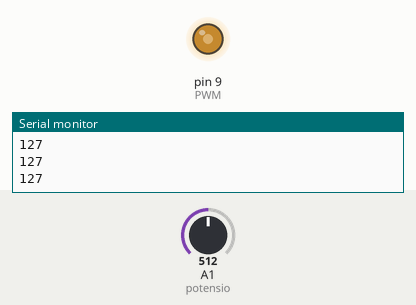
Bench run of a sketch on a simulated Arduino Uno, built with avr-gcc and run on an emulated ATmega328P. Parts: output pins drawn as LEDs (lit = HIGH), the last lines printed to the serial monitor. The inputs (shaded band) are chosen by the test bench; at power-on: A1 (potensio) = 512.

Above: at 1.2 s.
1.3 s: A1 (potensio) set to 716
At 2.0 s:
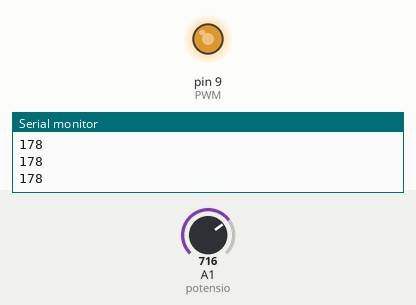
2.8 s: A1 (potensio) set to 900
At 3.2 s:
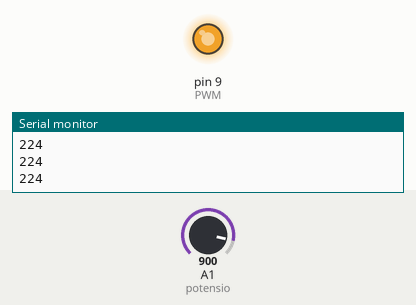
4.3 s: A1 (potensio) set to 122
At 5.5 s:
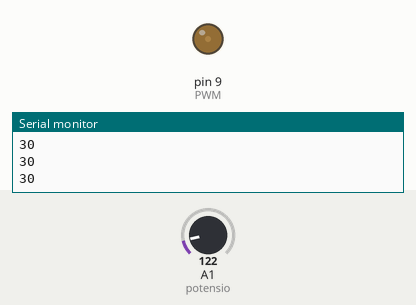
5.8 s: A1 (potensio) set to 0
At 6.6 s:
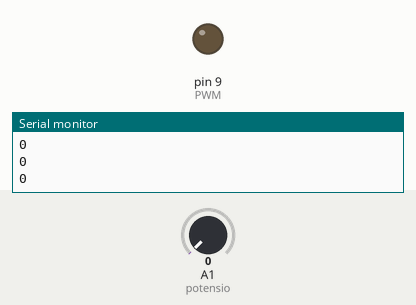
7.3 s: A1 (potensio) set to 511
At 7.7 s:
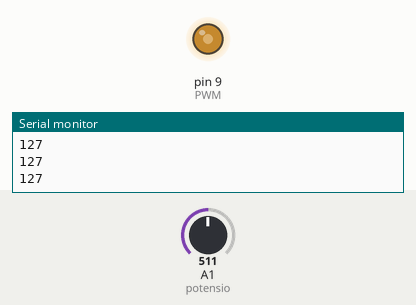
Timing chart, 0 to 9.8 s (numbered marks = the images above; inputs shaded):
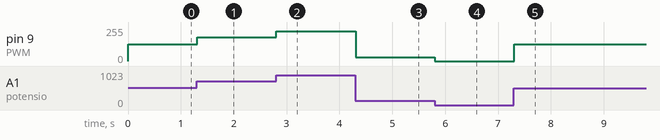

The sketch:

converter.ino
```cpp
const int PWM = 9; //Inisialisasi output PWM di pin D9
const int potensio = A1; //Inisialisasi input ADC di pin A1
int nilaipotensio; //Inisialisasi variabel Potensio untuk menyimpan nilai input potensio dari pin A1
void setup() {
 // put your setup code here, to run once:
Serial.begin(9600); //Baud rate untuk komunikasi serial
pinMode(PWM,OUTPUT); //Set D9 Sebagai Output
pinMode(potensio,INPUT); //Set D1 sebagai input
}

void loop() {
 // put your main code here, to run repeatedly:
nilaipotensio = analogRead(potensio); //membaca potensio
nilaipotensio = map(nilaipotensio,0,1024,0,255); //Mengkonversi nilai ADC (0-1024) menjadi 8bit (0-255)
Serial.println(nilaipotensio); //Mengirimkan nilai potensio ke serial
analogWrite(PWM,nilaipotensio); //Value dari nilai potensio dioutputkan menjadi PWM pada D9
}
```

Measured:
- after the input at 1.3 s, pin 9 (PWM): 127/255 → 178/255 at once
- after the input at 2.8 s, pin 9 (PWM): 178/255 → 224/255 at once
- after the input at 4.3 s, pin 9 (PWM): 224/255 → 30/255 at once
- after the input at 5.8 s, pin 9 (PWM): 30/255 → 0/255 at once
- after the input at 7.3 s, pin 9 (PWM): 0/255 → 127/255 at once
